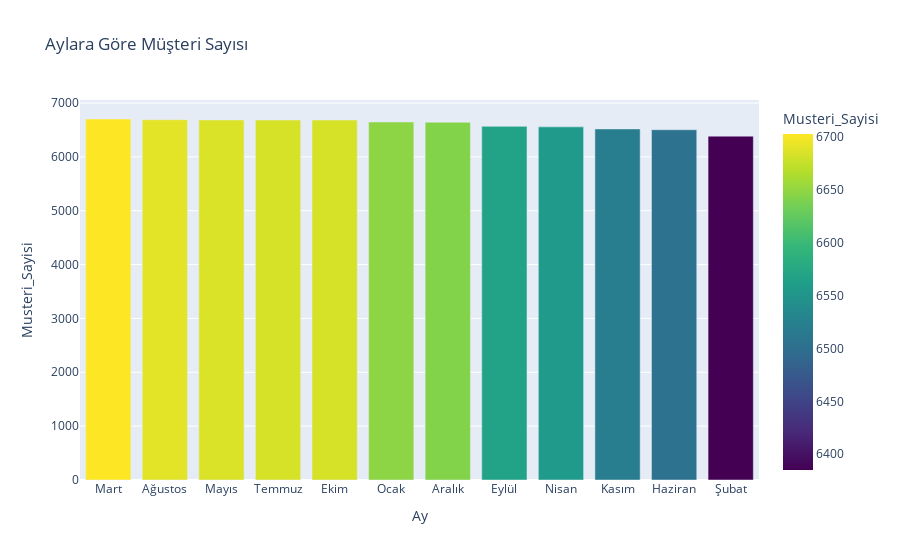

The notebook cell saved with this chart:
### Code cell
fig = px.bar(
    customers_df,
    x="Ay", y="Musteri_Sayisi",
    title="Aylara Göre Müşteri Sayısı",
    color="Musteri_Sayisi",
    color_continuous_scale="viridis"
)
fig.show()
fig.write_image("C:/Users/lenovo/OneDrive/Desktop/dataanalyticsproject/Visuals/monthly_customers_plotly.png", engine='kaleido', format="png", width=800, height=600)

### Figure 1 — Plotly figure (JSON) as saved in the notebook; plotly's stock layout.template omitted (floating-point values rounded to 4 significant figures)
{"data": [{"alignmentgroup": "True", "hovertemplate": "Ay=%{x}<br>Musteri_Sayisi=%{marker.color}<extra></extra>", "legendgroup": "", "marker": {"color": [6703, 6690, 6686, 6684, 6684, 6648, 6643, 6567, 6557, 6519, 6504, 6385], "coloraxis": "coloraxis", "pattern": {"shape": ""}}, "name": "", "offsetgroup": "", "orientation": "v", "showlegend": false, "textposition": "auto", "type": "bar", "x": ["Mart", "Ağustos", "Mayıs", "Temmuz", "Ekim", "Ocak", "Aralık", "Eylül", "Nisan", "Kasım", "Haziran", "Şubat"], "xaxis": "x", "y": [6703, 6690, 6686, 6684, 6684, 6648, 6643, 6567, 6557, 6519, 6504, 6385], "yaxis": "y"}], "layout": {"barmode": "relative", "coloraxis": {"colorbar": {"title": {"text": "Musteri_Sayisi"}}, "colorscale": [[0, "#440154"], [0.1111, "#482878"], [0.2222, "#3e4989"], [0.3333, "#31688e"], [0.4444, "#26828e"], [0.5556, "#1f9e89"], [0.6667, "#35b779"], [0.7778, "#6ece58"], [0.8889, "#b5de2b"], [1, "#fde725"]]}, "legend": {"tracegroupgap": 0}, "title": {"text": "Aylara Göre Müşteri Sayısı"}, "xaxis": {"anchor": "y", "domain": [0, 1], "title": {"text": "Ay"}}, "yaxis": {"anchor": "x", "domain": [0, 1], "title": {"text": "Musteri_Sayisi"}}}}
